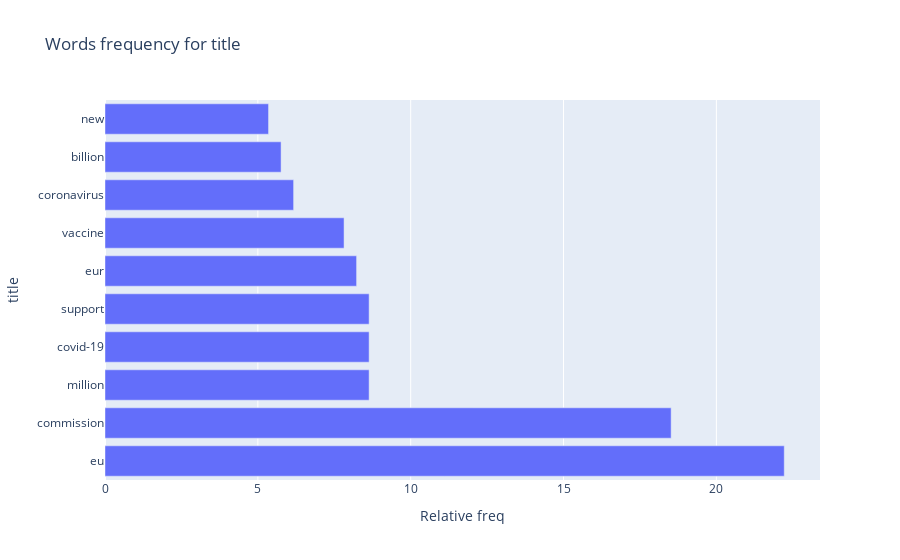
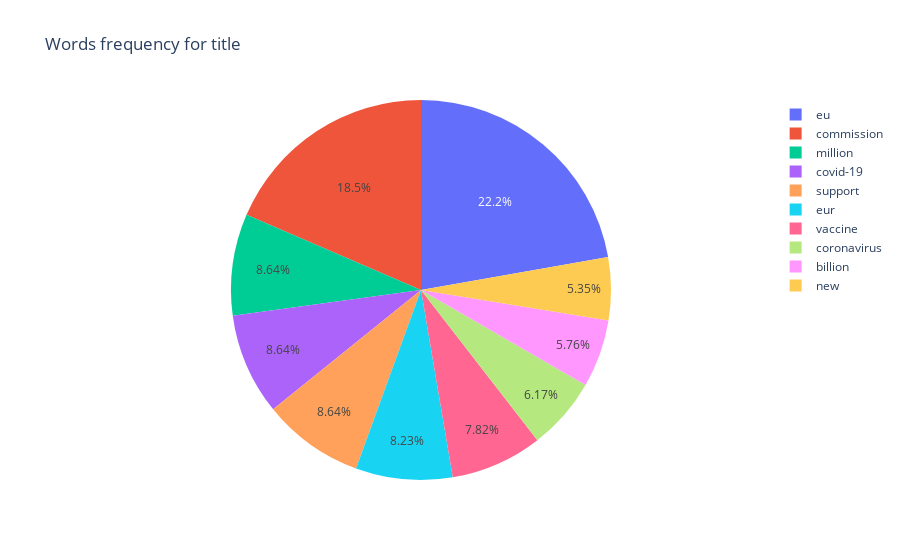
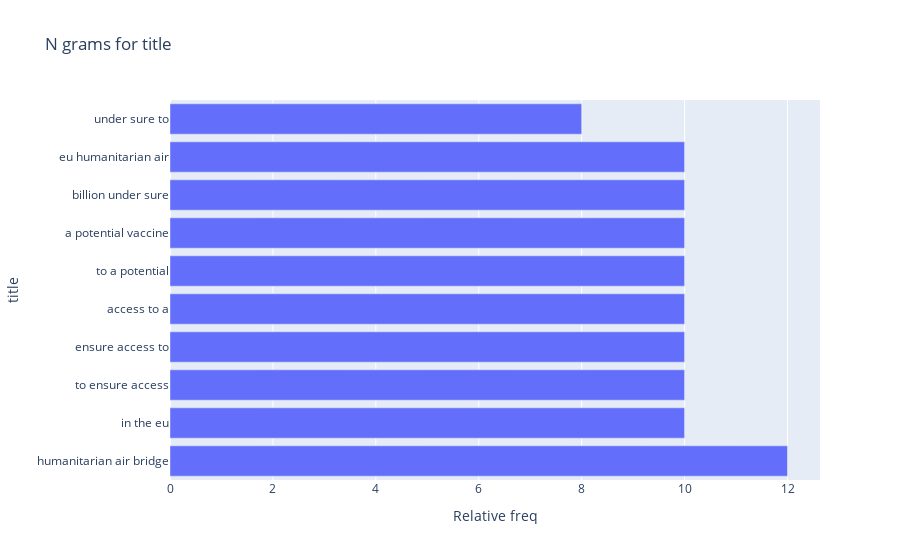
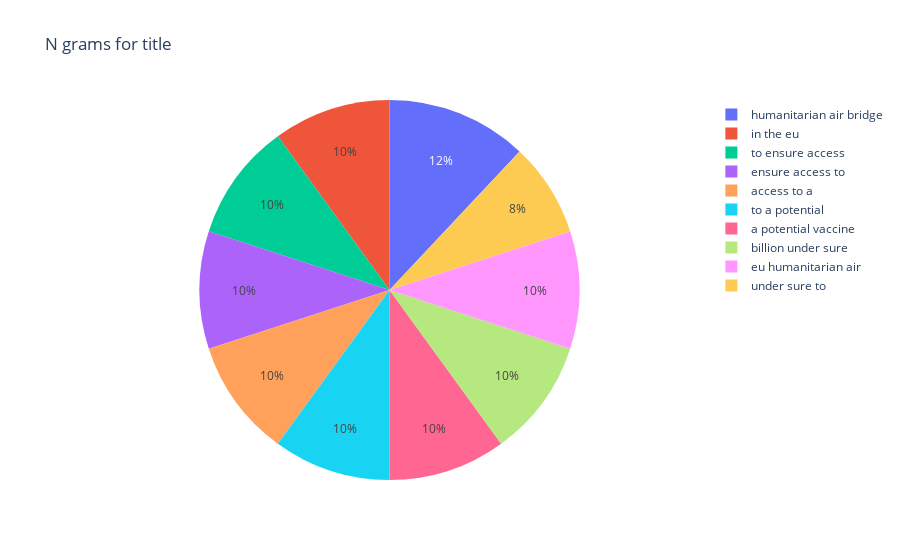

Here is the notebook cell these charts were saved with, in order:
### Markdown cell above
## Analysis

### Code cell
eda_textual(eu_timeline[TEXTUAL_COLUMNS])

### Figure 1 — Plotly figure (JSON) as saved in the notebook; plotly's stock layout.template omitted (floating-point values rounded to 4 significant figures)
{"data": [{"alignmentgroup": "True", "hovertemplate": "Relative freq=%{x}<br>title=%{y}<extra></extra>", "legendgroup": "", "marker": {"color": "#636efa"}, "name": "", "offsetgroup": "", "orientation": "h", "showlegend": false, "textposition": "auto", "type": "bar", "x": [22.22, 18.52, 8.64, 8.64, 8.64, 8.23, 7.82, 6.17, 5.76, 5.35], "xaxis": "x", "y": ["eu", "commission", "million", "covid-19", "support", "eur", "vaccine", "coronavirus", "billion", "new"], "yaxis": "y"}], "layout": {"barmode": "relative", "legend": {"tracegroupgap": 0}, "title": {"text": "Words frequency for title"}, "xaxis": {"anchor": "y", "domain": [0.0, 1.0], "title": {"text": "Relative freq"}}, "yaxis": {"anchor": "x", "domain": [0.0, 1.0], "title": {"text": "title"}}}}

### Figure 2 — Plotly figure (JSON) as saved in the notebook; plotly's stock layout.template omitted (floating-point values rounded to 4 significant figures)
{"data": [{"domain": {"x": [0.0, 1.0], "y": [0.0, 1.0]}, "hovertemplate": "title=%{label}<br>Relative freq=%{value}<extra></extra>", "labels": ["eu", "commission", "million", "covid-19", "support", "eur", "vaccine", "coronavirus", "billion", "new"], "legendgroup": "", "name": "", "showlegend": true, "type": "pie", "values": [22.22, 18.52, 8.64, 8.64, 8.64, 8.23, 7.82, 6.17, 5.76, 5.35]}], "layout": {"legend": {"tracegroupgap": 0}, "title": {"text": "Words frequency for title"}}}

### Figure 3 — Plotly figure (JSON) as saved in the notebook; plotly's stock layout.template omitted (floating-point values rounded to 4 significant figures)
{"data": [{"alignmentgroup": "True", "hovertemplate": "Relative freq=%{x}<br>title=%{y}<extra></extra>", "legendgroup": "", "marker": {"color": "#636efa"}, "name": "", "offsetgroup": "", "orientation": "h", "showlegend": false, "textposition": "auto", "type": "bar", "x": [12.0, 10.0, 10.0, 10.0, 10.0, 10.0, 10.0, 10.0, 10.0, 8.0], "xaxis": "x", "y": ["humanitarian air bridge", "in the eu", "to ensure access", "ensure access to", "access to a", "to a potential", "a potential vaccine", "billion under sure", "eu humanitarian air", "under sure to"], "yaxis": "y"}], "layout": {"barmode": "relative", "legend": {"tracegroupgap": 0}, "title": {"text": "N grams for title"}, "xaxis": {"anchor": "y", "domain": [0.0, 1.0], "title": {"text": "Relative freq"}}, "yaxis": {"anchor": "x", "domain": [0.0, 1.0], "title": {"text": "title"}}}}

### Figure 4 — Plotly figure (JSON) as saved in the notebook; plotly's stock layout.template omitted (floating-point values rounded to 4 significant figures)
{"data": [{"domain": {"x": [0.0, 1.0], "y": [0.0, 1.0]}, "hovertemplate": "title=%{label}<br>Relative freq=%{value}<extra></extra>", "labels": ["humanitarian air bridge", "in the eu", "to ensure access", "ensure access to", "access to a", "to a potential", "a potential vaccine", "billion under sure", "eu humanitarian air", "under sure to"], "legendgroup": "", "name": "", "showlegend": true, "type": "pie", "values": [12.0, 10.0, 10.0, 10.0, 10.0, 10.0, 10.0, 10.0, 10.0, 8.0]}], "layout": {"legend": {"tracegroupgap": 0}, "title": {"text": "N grams for title"}}}
